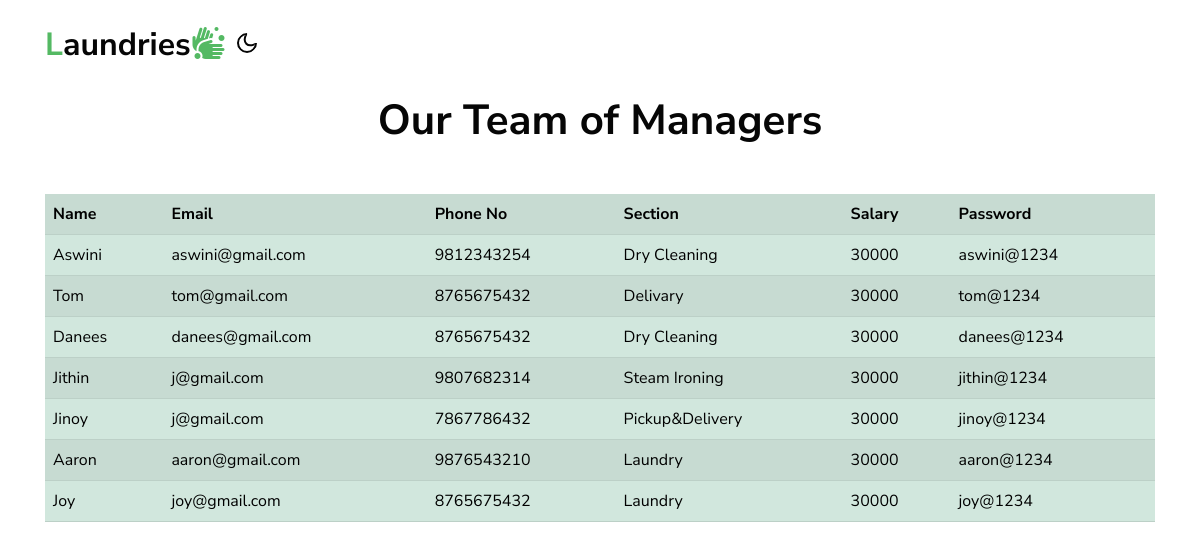
The app's page /viewmanager/ with its own data.
### ewebApp/models.py (models this page shows)
class Manager(models.Model):
    name = models.CharField(max_length=20)
    email = models.EmailField(max_length=20)
    phone = models.IntegerField()
    section = models.CharField(max_length=20 ,null=True)
    salary = models.IntegerField()
    password = models.CharField(max_length=10)

### ewebApp/views.py (the view)
# urls.py: path("viewmanager/",views.viewmanager),
def viewmanager(request):
    data = Manager.objects.all()
    return render(request,"viewmanager.html",{"data":data})

### template/viewmanager.html (shortened to what this page needs)
<!doctype html>
<html lang="en">
<head>
    <link rel="stylesheet" href="../static/assets/css/style-starter.css">
</head>
<body>
    <header id="site-header" class="fixed-top">
        <div class="container">
            <nav class="navbar navbar-expand-lg navbar-light">
                <a class="navbar-brand" href="index.html">
                    <span>L</span>aundries<i class="fas fa-hands-wash"></i>
                </a>
                <div class="cont-ser-position">
                    <nav class="navigation">
                        <div class="theme-switch-wrapper">
                            <label class="theme-switch" for="checkbox">
                                <div class="mode-container">
                                    <i class="gg-moon"></i>
                                </div>
                            </label>
                        </div>
                    </nav>
                </div>
            </nav>
        </div>
    </header>
    <body>
        <div class="w3l-grids-block-5 py-5">
            <div class="container py-lg-5 py-md-4 py-2">
                <div class="title-main text-center mx-auto mb-md-5 mb-4" style="max-width:500px;">
                    <h3 class="title-style">Our Team of Managers</h3>
                </div>
        <table class="table table-success table-striped">
            <tr>
                <th>Name</th>
                <th>Email</th>
                <th>Phone No</th>
                <th>Section</th>
                <th>Salary</th>
                <th>Password</th>
            </tr>
            {% for d in data %}
            <tr>
                <td>{{d.name}}</td>
                <td>{{d.email}}</td>
                <td>{{d.phone}}</td>
                <td>{{d.section}}</td>
                <td>{{d.salary}}</td>
                <td>{{d.password}}</td>
            </tr>
            {% endfor %}
        </table>
</body>

### records on screen
Manager: name "Aswini", email "aswini@gmail.com", phone "9812343254", section "Dry Cleaning", salary "30000", password "aswini@1234"
Manager: name "Tom", email "tom@gmail.com", phone "8765675432", section "Delivary", salary "30000", password "tom@1234"
Manager: name "Danees", email "danees@gmail.com", phone "8765675432", section "Dry Cleaning", salary "30000", password "danees@1234"
Manager: name "Jithin", email "j@gmail.com", phone "9807682314", section "Steam Ironing", salary "30000", password "jithin@1234"
Manager: name "Jinoy", email "j@gmail.com", phone "7867786432", section "Pickup&Delivery", salary "30000", password "jinoy@1234"
Manager: name "Aaron", email "aaron@gmail.com", phone "9876543210", section "Laundry", salary "30000", password "aaron@1234"
Manager: name "Joy", email "joy@gmail.com", phone "8765675432", section "Laundry", salary "30000", password "joy@1234"
